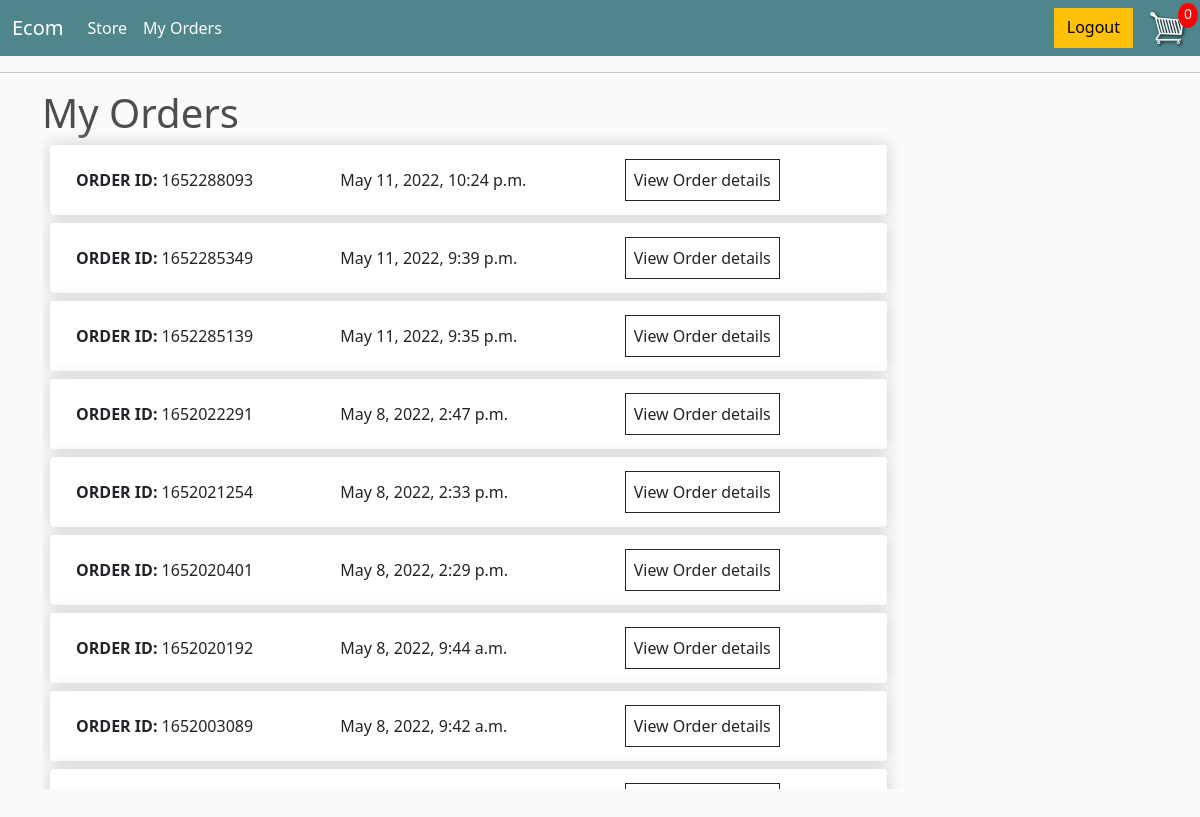
/my-orders/ (signed in), run on the app's committed database.
### store/models.py (models this page shows, shortened)
class Order(models.Model):
    customer = models.ForeignKey(Customer,on_delete= models.SET_NULL,null=True,blank=True)
    date_ordered = models.DateTimeField(default=datetime.now())
    complete = models.BooleanField(default=False)
    transaction_id = models.CharField(max_length=100, null = True)
    @property
    def get_total_count(self):
        order_items = self.orderitem_set.all()
        return sum([item.quantity for item in order_items])

### store/views.py (the view)
# urls.py: path('my-orders/',views.myOrders,name='my-orders'),
@login_required(login_url='login')
def myOrders(request):
    items,order=cartData(request)
    if request.user.is_authenticated:
        orders = Order.objects.filter(customer=request.user.customer,complete=True).order_by('-date_ordered')
        orderitem_queryset=[[order,order.orderitem_set.all()] for order in orders ]
        context={'orderDict':orderitem_queryset,'Order':order}
        return render(request,'store/my-orders.html',context)
    else:
        return HttpResponse('please log in to view Order history')

### store/models.py (called while the page is built)
    @property
    def imageURL(self):
        try:
            url = self.image.url
        except:
            url= '/images/placeholder.png'
        return url

    @property
    def productId(self):
        return str(self.id).rjust(5,'0')

    @property
    def get_total(self):
        return self.product.price * self.quantity

### store/utils.py (called while the page is built)
def cartData(request):
    if request.user.is_authenticated:
        customer = request.user.customer
        order,created = Order.objects.get_or_create(customer=customer,complete=False)
        items = order.orderitem_set.all()
    else:
        cart=cookieCart(request)
        order = cart['order']
        items = cart['items']
    return items,order

### store/templates/store/my-orders.html (shortened to what this page needs)
{% extends 'store/main.html' %}
{% block content%}
<div class='overflow-scroll height-50'>
    <h1 class='h1 '>My Orders</h1>
    {% for orderItem in orderDict%}
    <div class=' box-element  width-75 position-relative m-2'>
        <div class='row d-flex  justify-content-between align-items-center'>
            <div class="col-4 ">
                <p class='mb-0 ms-3 '><b>ORDER ID: </b>{{orderItem.0.transaction_id}}</p>
            </div>
            <div class="col-4">
                <p class='m-0' href='#'>{{orderItem.0.date_ordered}}</p>
            </div>
            <div class="col-4">
                <button class='btn btn-outline-dark m-1 p-2 ' data-bs-toggle="collapse" data-bs-target="#order-{{orderItem.0.transaction_id}}" >View Order details</button>
            </div>
        </div>
    </div>
    {% endfor%}
</div>
{% endblock content%}

### store/templates/store/main.html (shortened to what this page needs)
<!DOCTYPE html>
{% load static %}
<html>
    <head>
        <link href="https://cdn.jsdelivr.net/npm/bootstrap@5.1.3/dist/css/bootstrap.min.css" rel="stylesheet">
        <link rel="stylesheet" type="text/css" href={% static 'css/main.css' %}>
    </head>
    <body>
        <nav class="navbar navbar-expand-lg navbar-dark bg-dark">
            <div class="container-fluid">
              <a class="navbar-brand" href="{% url 'store' %}">Ecom</a>
              <div class="collapse navbar-collapse" id="navbarSupportedContent">
                <ul class="navbar-nav me-auto mb-2 mb-lg-0">
                  <li class="nav-item">
                    <a class="nav-link active" aria-current="page" href="{% url 'store' %}">Store</a>
                  </li>
                  <li class="nav-item">
                    <a class="nav-link active" aria-current="page" href="{% url 'my-orders' %}">My Orders</a>
                  </li>
                </ul>
                <div class="d-flex justify-content-center">
                    {% if not request.user.is_authenticated %}
                    <a href="/admin" class='btn btn-warning'>Login</a>
                    {% else %}
                    <a href="/admin/logout/" class='btn btn-warning'>Logout</a>
                    {% endif %}
                    <a href="{% url 'cart' %}" class="d-flex position-relative">
                        <img id='cart-icon' src="{% static 'images/cart.png' %}">
                        <p class='position-absolute ' id='cart-total'>{{Order.get_total_count}}</p>
                    </a>
                </div>
              </div>
            </div>
        </nav>
        <hr/>
        <div class='container'>
            {%block content%}
            {% endblock content %}
        </div>
      </body>
</html>

### static/css/main.css (style rules this page uses)
body { background-color: hsl(0, 0%, 98%); }
h1,h2,h3,h4,h5,h6 { color:hsl(0, 0%, 30%); }
.width-75 { width:75% }
.height-50 { height: 700px }
.box-element { box-shadow:hsl(0, 0%, 80%) 0 0 16px; background-color: #fff; border-radius: 4px; padding: 10px; }
.bg-dark { background-color: #4f868c!important; }
#cart-icon { width:40px; margin-left: 15px; margin-right: 0; }
#cart-total { display: block; text-align: center; color:#fff; background-color: red; width: 20px; height: 25px; left:45px; top: -5px; border-radius: 50%; font-size: 14px; }
.btn { border-radius: 0; }

### data on the page
Order: get_total_count "0"
Order: transaction "1652288093", date_ordered "May 11, 2022, 10:24 p.m."
Order: transaction "1652285349", date_ordered "May 11, 2022, 9:39 p.m."
Order: transaction "1652285139", date_ordered "May 11, 2022, 9:35 p.m."
Order: transaction "1652022291", date_ordered "May 8, 2022, 2:47 p.m."
Order: transaction "1652021254", date_ordered "May 8, 2022, 2:33 p.m."
Order: transaction "1652020401", date_ordered "May 8, 2022, 2:29 p.m."
Order: transaction "1652020192", date_ordered "May 8, 2022, 9:44 a.m."
Order: transaction "1652003089", date_ordered "May 8, 2022, 9:42 a.m."
